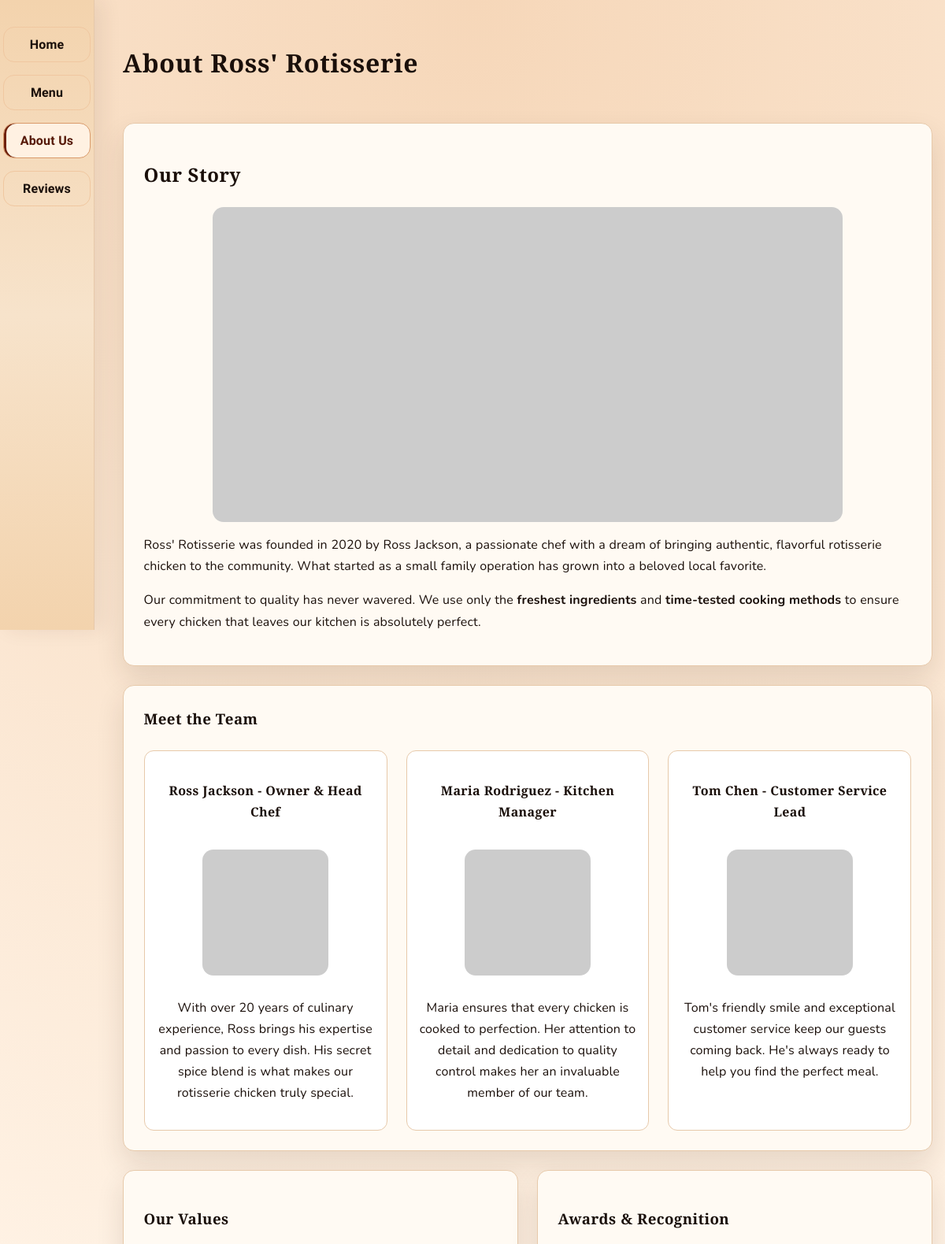
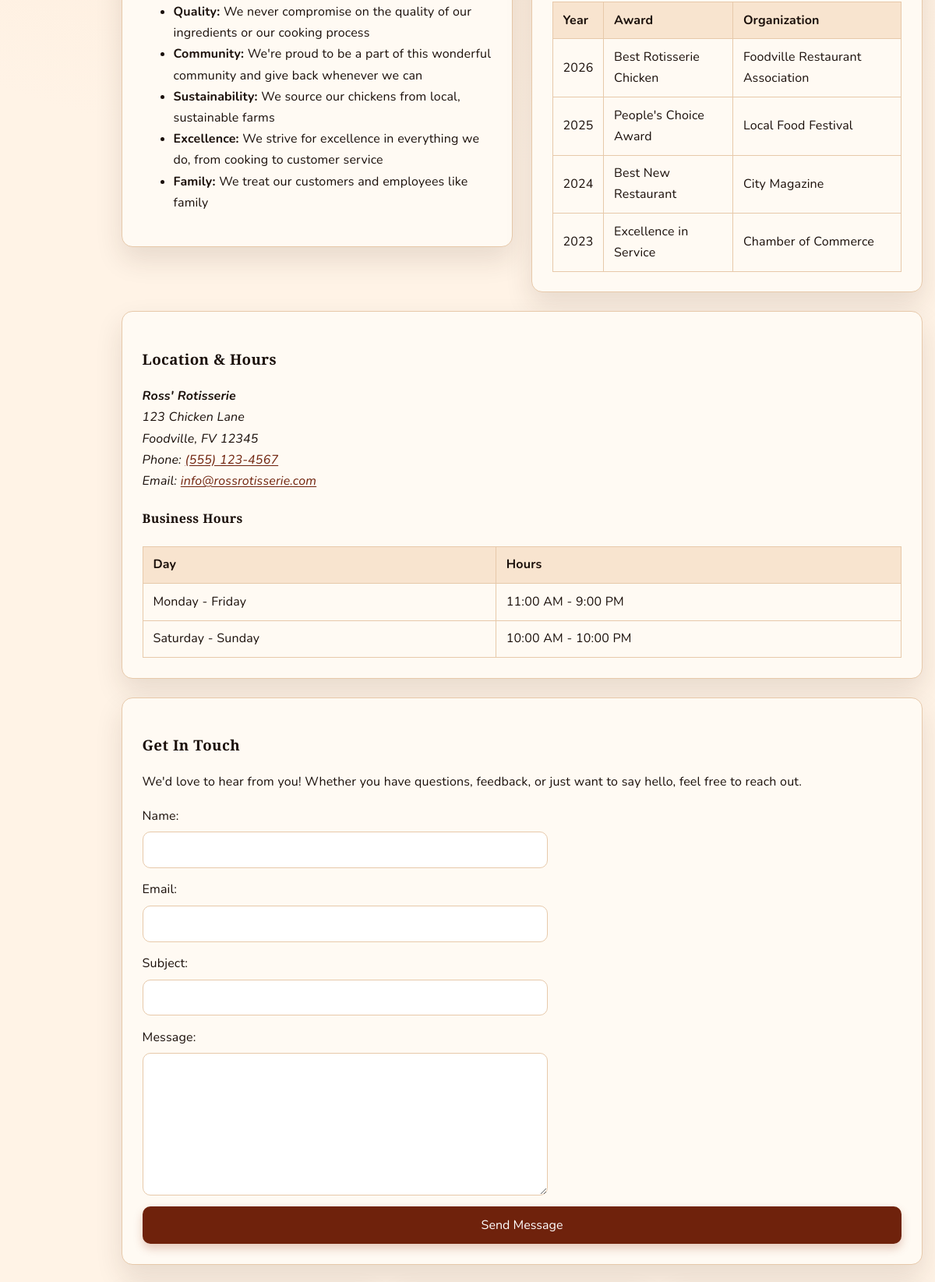
The page /about/ (upper part) on the database its author committed (2 pictures, top to bottom).
### core/models.py (models this page shows, shortened)
class TeamMember(models.Model):
    name = models.CharField(max_length=120)
    role = models.CharField(max_length=120)
    bio = models.TextField()
    image_url = models.URLField(blank=True)
    ordering = models.PositiveSmallIntegerField(default=0)
    is_active = models.BooleanField(default=True)
    class Meta:
        ordering = ["ordering", "name"]

class Award(models.Model):
    year = models.PositiveSmallIntegerField()
    title = models.CharField(max_length=160)
    organization = models.CharField(max_length=160)
    ordering = models.PositiveSmallIntegerField(default=0)
    class Meta:
        ordering = ["-year", "ordering", "title"]

class LocationInfo(models.Model):
    name = models.CharField(max_length=120)
    address_line1 = models.CharField(max_length=160)
    address_line2 = models.CharField(max_length=160, blank=True)
    city = models.CharField(max_length=80)
    region = models.CharField(max_length=80)
    postal_code = models.CharField(max_length=20)
    phone = models.CharField(max_length=40)
    email = models.EmailField()
    class Meta:
        verbose_name = "location info"
        verbose_name_plural = "location info"

class BusinessHour(models.Model):
    day_label = models.CharField(max_length=80)
    hours = models.CharField(max_length=120)
    ordering = models.PositiveSmallIntegerField(default=0)
    is_active = models.BooleanField(default=True)
    class Meta:
        ordering = ["ordering", "day_label"]

### core/views.py (the view)
# urls.py: path("about/", views.about, name="about"),
def about(request):
    return render(
        request,
        "about.html",
        {
            "team": TeamMember.objects.filter(is_active=True),
            "awards": Award.objects.all(),
            "location": LocationInfo.objects.first(),
            "hours": BusinessHour.objects.filter(is_active=True),
        },
    )

### templates/about.html (shortened to what this page needs)
{% extends "base.html" %}
{% block page_heading %}About Ross' Rotisserie{% endblock %}
{% block content %}
<section class="card hero">
    <h2>Our Story</h2>
    <img src="https://picsum.photos/800/400?random=4" alt="Ross' Rotisserie storefront" width="800" height="400" loading="lazy">
    <p>Ross' Rotisserie was founded in <time datetime="2020">2020</time> by Ross Jackson, a passionate chef with a dream of bringing authentic, flavorful rotisserie chicken to the community. What started as a small family operation has grown into a beloved local favorite.</p>
    <p>Our commitment to quality has never wavered. We use only the <strong>freshest ingredients</strong> and <strong>time-tested cooking methods</strong> to ensure every chicken that leaves our kitchen is absolutely perfect.</p>
</section>
<article class="card team-grid full">
    <h3 class="team-title">Meet the Team</h3>
    {% for member in team %}
        <section class="team-member">
            <h4>{{ member.name }} - {{ member.role }}</h4>
            {% if member.image_url %}
                <img src="{{ member.image_url }}" alt="{{ member.name }}" width="300" height="300" loading="lazy">
            {% endif %}
            <p>{{ member.bio }}</p>
        </section>
    {% empty %}
        <p>Our team details will be posted soon.</p>
    {% endfor %}
</article>
<div class="pair">
    <section class="card">
        <h3>Our Values</h3>
        <ul>
            <li><strong>Quality:</strong> We never compromise on the quality of our ingredients or our cooking process</li>
            <li><strong>Community:</strong> We're proud to be a part of this wonderful community and give back whenever we can</li>
            <li><strong>Sustainability:</strong> We source our chickens from local, sustainable farms</li>
            <li><strong>Excellence:</strong> We strive for excellence in everything we do, from cooking to customer service</li>
            <li><strong>Family:</strong> We treat our customers and employees like family</li>
        </ul>
    </section>
    <section class="card">
        <h3>Awards & Recognition</h3>
        <table>
            <thead>
                <tr>
                    <th>Year</th>
                    <th>Award</th>
                    <th>Organization</th>
                </tr>
            </thead>
            <tbody>
                {% for award in awards %}
                    <tr>
                        <td>{{ award.year }}</td>
                        <td>{{ award.title }}</td>
                        <td>{{ award.organization }}</td>
                    </tr>
                {% empty %}
                    <tr>
                        <td colspan="3">New awards will be posted as they are announced.</td>
                    </tr>
                {% endfor %}
            </tbody>
        </table>
    </section>
</div>
<section class="card full">
    <h3>Location & Hours</h3>
    {% if location %}
        <address>
            <strong>{{ location.name }}</strong><br>
            {{ location.address_line1 }}<br>
            {{ location.city }}, {{ location.region }} {{ location.postal_code }}<br>
            Phone: <a href="tel:{{ location.phone }}">{{ location.phone }}</a><br>
            Email: <a href="mailto:{{ location.email }}">{{ location.email }}</a>
        </address>
    {% endif %}
    <h4>Business Hours</h4>
    {% if hours %}
        <table>
            <thead>
                <tr>
                    <th>Day</th>
                    <th>Hours</th>
                </tr>
            </thead>
            <tbody>
                {% for hour in hours %}
                    <tr>
                        <td>{{ hour.day_label }}</td>
                        <td>{{ hour.hours }}</td>
                    </tr>
                {% endfor %}
            </tbody>
        </table>
    {% endif %}
</section>
<section class="card full">
    <h3>Get In Touch</h3>
    <p>We'd love to hear from you! Whether you have questions, feedback, or just want to say hello, feel free to reach out.</p>
    <form action="#" method="post">
        <div class="form-field">
            <label for="contact-name">Name:</label>
            <input type="text" id="contact-name" name="contact-name" required>
        </div>
        <div class="form-field">
            <label for="contact-email">Email:</label>
            <input type="email" id="contact-email" name="contact-email" required>
        </div>
        <div class="form-field">
            <label for="subject">Subject:</label>
            <input type="text" id="subject" name="subject">
        </div>
        <div class="form-field">
            <label for="message">Message:</label>
            <textarea id="message" name="message" rows="6" cols="50" required></textarea>
        </div>
        <button type="submit">Send Message</button>
    </form>
</section>
{% endblock %}

### templates/base.html (shortened to what this page needs)
{% load static %}
<!DOCTYPE html>
<html lang="en">
<head>
    <link rel="stylesheet" href="{% static 'styles.css' %}">
</head>
<body>
    <header>
        <h1 id="page-heading">{% block page_heading %}Ross' Rotisserie{% endblock %}</h1>
        <nav aria-label="Primary">
            {% include "partials/nav.html" %}
        </nav>
    </header>
    <main id="main-content">
        {% block content %}{% endblock %}
    </main>
</body>
</html>

### templates/partials/nav.html
<ul>
    <li><a href="{% url 'home' %}"{% if request.resolver_match.url_name == 'home' %} aria-current="page"{% endif %}>Home</a></li>
    <li><a href="{% url 'menu' %}"{% if request.resolver_match.url_name == 'menu' %} aria-current="page"{% endif %}>Menu</a></li>
    <li><a href="{% url 'about' %}"{% if request.resolver_match.url_name == 'about' %} aria-current="page"{% endif %}>About Us</a></li>
    <li><a href="{% url 'reviews' %}"{% if request.resolver_match.url_name == 'reviews' %} aria-current="page"{% endif %}>Reviews</a></li>
</ul>

### static/styles.css (style rules this page uses)
:root { color-scheme: light; --bg: #fff3e6; --bg-accent: #f6d7b9; --text: #1a0f0a; --accent: #6f220c; --accent-dark: #551806; --muted: #5a3f31; --card: #fffaf3; --border: #e7c9aa; --radius: 14px; --max-width: 1100px; --nav-width: 120px; --shadow: 0 16px 35px rgba(60, 33, 20, 0.12); --font-body: "Nunito", "Segoe UI", "Helvetica Neue", Arial, sans-serif; --font-heading: "Bree Serif", "Georgia", "Times New Roman", serif; --font-accent: "Kalam", "Trebuchet MS", cursive; }
* { box-sizing: border-box; }
body { margin: 0; font-family: var(--font-body); color: var(--text); background: radial-gradient(circle at top, var(--bg-accent), var(--bg) 45%); line-height: 1.7; font-size: 1rem; letter-spacing: 0.01em; word-spacing: 0.02em; padding-left: calc(var(--nav-width) + 20px); }
img { max-width: 100%; height: auto; border-radius: var(--radius); display: block; margin: 0 auto; }
a { color: var(--accent); text-decoration: underline; text-underline-offset: 0.15em; }
header, main, footer { width: min(100% - 2rem, var(--max-width)); margin: 0 auto; }
header { padding: 2rem 0 1rem; }
header h1 { margin-bottom: 0.5rem; }
h1, h2, h3, h4, h5, h6 { font-family: var(--font-heading); letter-spacing: 0.02em; }
nav li { width: 100%; }
nav a { background: transparent; border: 1px solid #f0c7a0; border-radius: 14px; box-shadow: none; font-weight: 600; color: var(--text); text-decoration: none; font-family: var(--font-accent); transition: transform 0.15s ease, box-shadow 0.15s ease, background 0.15s ease, border-color 0.15s ease; display: block; width: 100%; text-align: center; padding: 0.5rem 0.4rem; min-height: 44px; }
nav a[aria-current="page"] { background: #fff1e2; color: var(--accent-dark); border-color: #d99a6a; box-shadow: inset 3px 0 0 var(--accent); }
nav { position: fixed; top: 0; left: 0; width: var(--nav-width); height: 100vh; padding: 1.1rem 0.25rem; background: linear-gradient(180deg, #f3d3ad 0%, #f7e3cb 50%, #f3d3ad 100%); border-right: 1px solid var(--border); display: flex; align-items: flex-start; justify-content: flex-start; box-shadow: 10px 0 24px rgba(60, 33, 20, 0.08); }
nav ul { list-style: none; padding: 0; display: flex; gap: 1rem; flex-wrap: wrap; margin: 1rem 0 0; flex-direction: column; align-items: stretch; width: 100%; }
main { padding: 1.5rem 0 2.5rem; display: flex; flex-wrap: wrap; gap: 1.5rem; align-items: flex-start; }
main > .card { flex: 1 1 320px; }
main > .hero, main > .full { flex: 1 1 100%; }
.split, .pair { display: flex; flex: 1 1 100%; gap: 1.5rem; align-items: flex-start; flex-wrap: wrap; }
.split > .card, .pair > .card, .split > .stack { flex: 1 1 320px; }
.card { background: var(--card); border: 1px solid var(--border); border-radius: var(--radius); padding: 1.6rem; box-shadow: var(--shadow); }
.team-grid { display: flex; flex-wrap: wrap; gap: 1.5rem; }
.team-title { flex: 1 1 100%; margin: 0; }
.team-member { display: flex; flex-direction: column; gap: 0.75rem; flex: 1 1 240px; align-items: center; text-align: center; border: 1px solid var(--border); border-radius: calc(var(--radius) - 2px); padding: 1rem; background: #fff; }
.team-member img { width: min(160px, 100%); }
table { width: 100%; border-collapse: collapse; margin-top: 1rem; }
table th, table td { border: 1px solid var(--border); padding: 0.6rem 0.8rem; text-align: left; }
table th { background: #f8e4cf; }
form input, form select, form textarea, form button { font: inherit; }
form { display: flex; flex-direction: column; gap: 0.9rem; }
.form-field { display: flex; flex-direction: column; gap: 0.4rem; }
form input, form select, form textarea { width: min(100%, 520px); padding: 0.55rem 0.75rem; border: 1px solid var(--border); border-radius: 10px; background: #fff; min-height: 44px; }
button, input[type="submit"], input[type="reset"] { background: var(--accent); color: #fff; border: none; padding: 0.65rem 1.05rem; border-radius: 10px; cursor: pointer; box-shadow: 0 6px 12px rgba(154, 61, 28, 0.25); min-height: 44px; font-size: 1.2rem; line-height: 1.1; display: inline-flex; align-items: center; justify-content: center; text-align: center; }

### rows shown on the page
TeamMember: name "Ross Jackson", role "Owner & Head Chef", bio "With over 20 years of culinary experience, Ross brings his expertise and passion to every dish. His secret spice blend is what makes our rotisserie chicken truly special."
TeamMember: name "Maria Rodriguez", role "Kitchen Manager", bio "Maria ensures that every chicken is cooked to perfection. Her attention to detail and dedication to quality control makes her an invaluable member of our team."
TeamMember: name "Tom Chen", role "Customer Service Lead", bio "Tom's friendly smile and exceptional customer service keep our guests coming back. He's always ready to help you find the perfect meal."
Award: year "2026", title "Best Rotisserie Chicken", organization "Foodville Restaurant Association"
Award: year "2025", title "People's Choice Award", organization "Local Food Festival"
Award: year "2024", title "Best New Restaurant", organization "City Magazine"
Award: year "2023", title "Excellence in Service", organization "Chamber of Commerce"
LocationInfo: name "Ross' Rotisserie", address_line1 "123 Chicken Lane", city "Foodville", region "FV", postal_code "12345", phone "(555) 123-4567", email "info@rossrotisserie.com"
BusinessHour: day_label "Monday - Friday", hours "11:00 AM - 9:00 PM"
BusinessHour: day_label "Saturday - Sunday", hours "10:00 AM - 10:00 PM"
